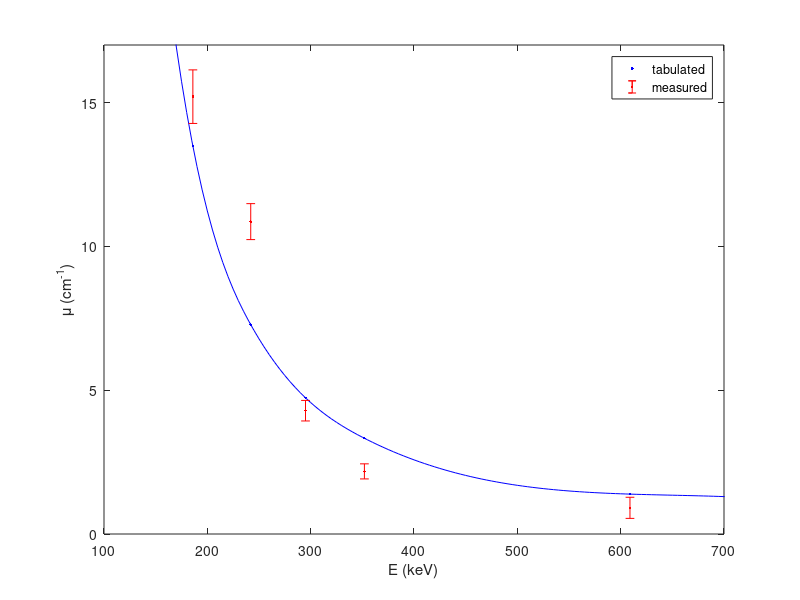

The MATLAB source for this figure: (Note: this script raises an error after producing the figure.)
% Plot tabulated and measured data

% Read tabulated data
tt = dlmread('data_lacTabulated_Pb.txt', ';', 1, 0);

% Read measured data
tm = dlmread('data_lacMeasured_Pb.txt', ';', 1, 0);

fig = figure(1);
% Plot tabulated data as a cubic spline and markers
xq = 150:5:800;
s = spline(tt(:,1), tt(:,2), xq);
p1 = plot(xq, s, 'b'); % spline
hold on;
p2 = plot(tt(:,1), tt(:,2), 'b.'); % markers

% Plot measured data as markers with error bars
p3 = errorbar(tm(:,1), tm(:,2), tm(:,3), 'r.');

hold off;
xlabel('E (keV)');
ylabel('\mu (cm^{-1})');

legend([p2, p3], {'tabulated','measured'},'Location','northeast');
xlim([100, 700]);
ylim([0, 17]);

fig.PaperSize = [5, 3];
print('fig_lac_Pb_matlab.pdf','-dpdf','-fillpage');
